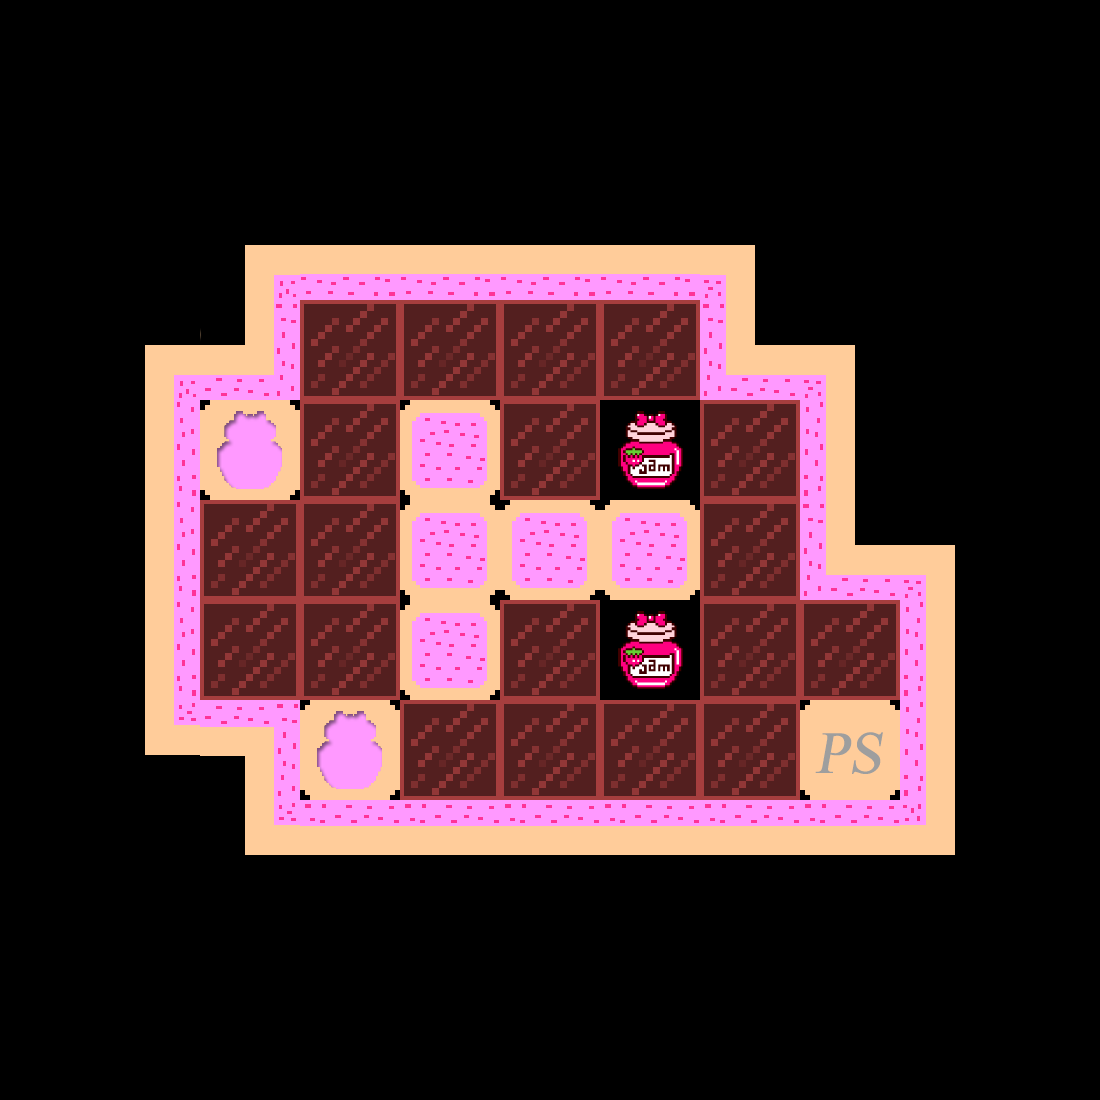

Below is a game level as drawn by its tile map, then a one-line description and the .tmx that defines it (tile-layer data replaced by summaries):
An orthogonal 11x11 tile map with 100x100 px tiles, 1 tile layer (Calque de Tile 1).

<map version="1.0" orientation="orthogonal" width="11" height="11" tilewidth="100" tileheight="100">
 <properties>
  <property name="eatPower" value="1" />
  <property name="par" value="42" />
 </properties>
 <tileset firstgid="1" name="newTileSet" tilewidth="100" tileheight="100">
  <image source="../img/sprite/game/newTileSet.png" width="700" height="400" />
 </tileset>
 <layer name="Calque de Tile 1" width="11" height="11">
  <data>[121 cells, 57 non-empty, 16 distinct tile ids]</data>
 </layer>
</map>
